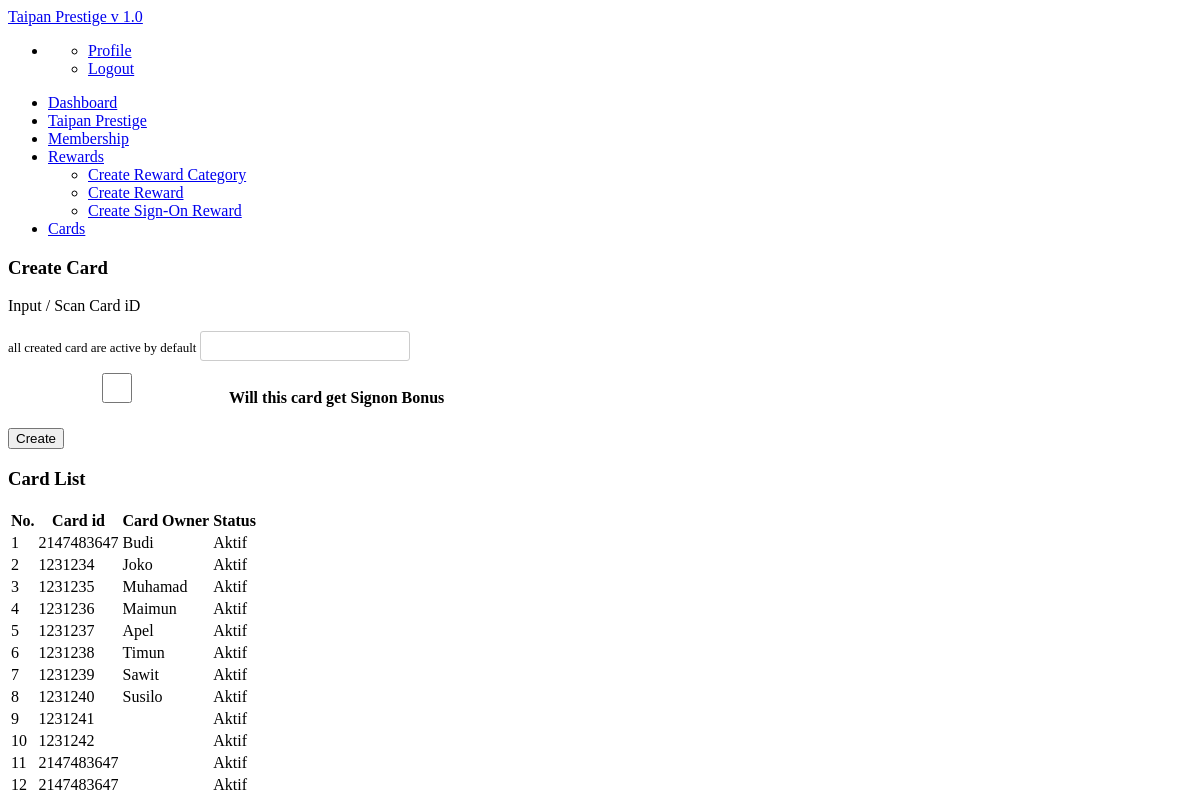
Page /active.php on the earlier database version.
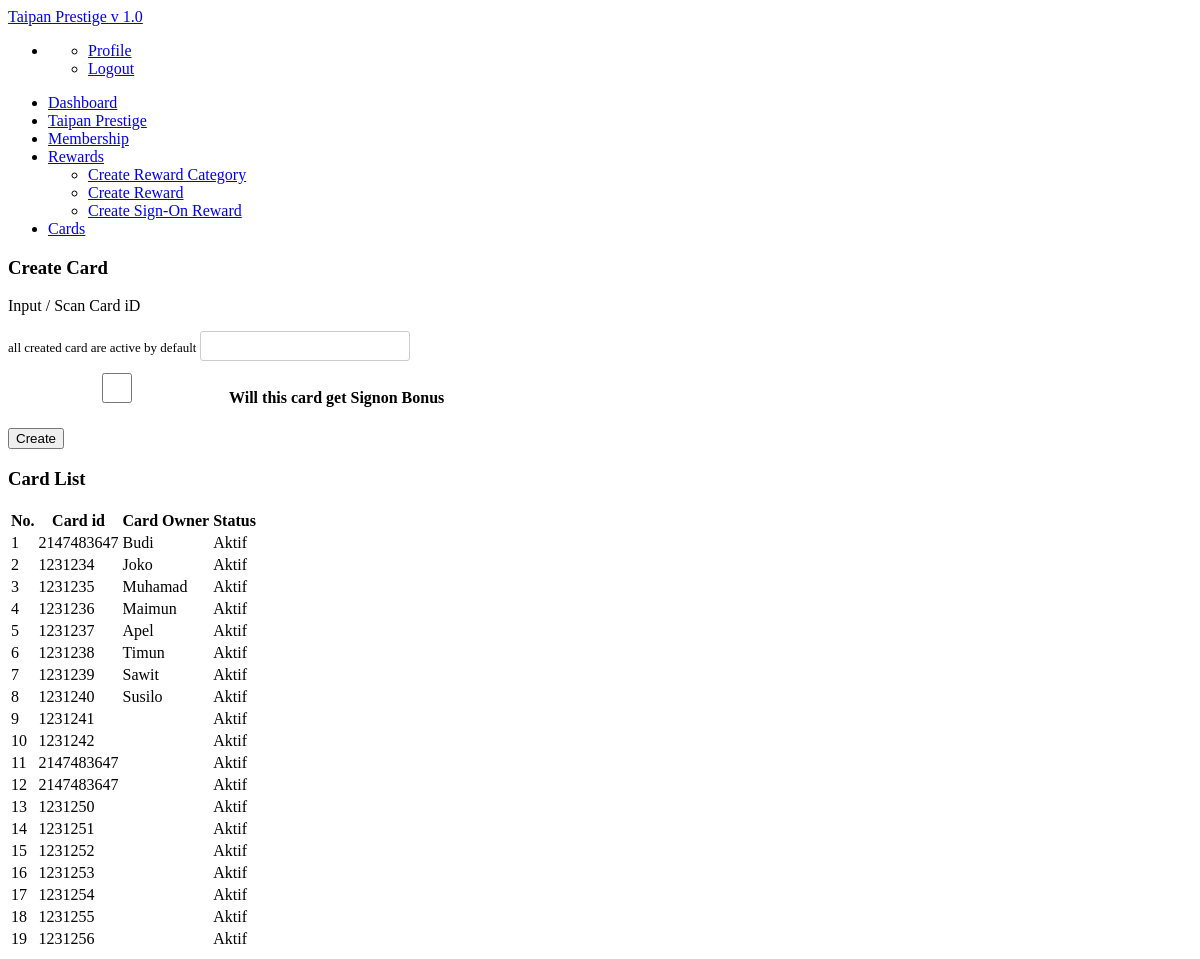
Same page on the later database version.
### tables this page shows
CREATE TABLE IF NOT EXISTS `card` (
`id` int(11) NOT NULL,
  `card_id` int(11) NOT NULL,
  `card_owner` varchar(255) NOT NULL,
  `status` int(11) NOT NULL,
  `signon_bonus` int(11) NOT NULL
);

### active.php (the view, shortened to what this page needs)
<?php
echo '
<head>
<style>
input{
  display: inline-block;
  width: 210px;
  height: 30px;
  padding: 4px;
  margin-bottom: 9px;
  font-size: 15px;
  line-height: 18px;
  color: #555555;
  border: 1px solid #cccccc;
  -webkit-border-radius: 3px;
  -moz-border-radius: 3px;
  border-radius: 3px;
}
</style>
</head>';
include "nav.php";
echo '
<div class="container">
<div class="row">
<div class="span4">
<div class="bg-warning col-md-3 col-md-offset-1 ">
<div class="widget-header"><i class="icon-bookmark"></i>
        <h3>Create Card</h3>
</div>
<div class="widget-content">
        <p>Input / Scan Card iD</p>
        <div class="input-group col-md-4 ">
  <form action="" method="post">
  <font size="2">all created card are active by default</font>
  <input type="text" class="form-control" aria-label="Card id" id="name" name="name"><br>
<input type="checkbox" id="signon" name="signon" value="1"> <b>Will this card get Signon Bonus</b></input>
<br>
</div>
<button class="btn btn-primary btn-large" type="submit" name="submit">Create</button>
</form>
        </p>
      </div>
</div>
      </div>
      <div class="span8">
          <div class="widget">
            <div class="widget-header"> <i class="icon-bookmark"></i>
              <h3>Card List</h3>
            </div>
            <div class="widget-content">
<table id="myTable" class="table table-striped">
        <thead>
          <tr>
            <th>No.</th>
            <th>Card id</th>
            <th>Card Owner</th>
            <th>Status</th>
          </tr>
        </thead>
        <tbody>';
$countcard=mysql_query("SELECT * FROM card WHERE status='1'");
$countcardrow=mysql_num_rows($countcard);
for ($c=0;$c<$countcardrow;$c++){
    while($x<=$c){
      $x++;
    }
  $cardid = mysql_result($countcard,$c, 'card_id');
  $cardowner = mysql_result($countcard,$c, 'card_owner');
  $cardstat = mysql_result($countcard,$c, 'status');
	echo "
	          <tr>
 <Td>$x</td>
  <Td>$cardid</td>
   <Td>$cardowner</td>
    <Td>";
    if ($cardstat ==1){
    	echo 'Aktif';
    }
    echo "
    </td>
          </tr>  ";
}
echo '
        </tbody>
      </table>
      </div>
          </div>
        </div>
              </div></div>';
?>

Differences in the rows shown:
added card: x "13", card "1231250", status "Aktif"
added card: x "14", card "1231251", status "Aktif"
added card: x "15", card "1231252", status "Aktif"
added card: x "16", card "1231253", status "Aktif"
added card: x "17", card "1231254", status "Aktif"
added card: x "18", card "1231255", status "Aktif"
added card: x "19", card "1231256", status "Aktif"
